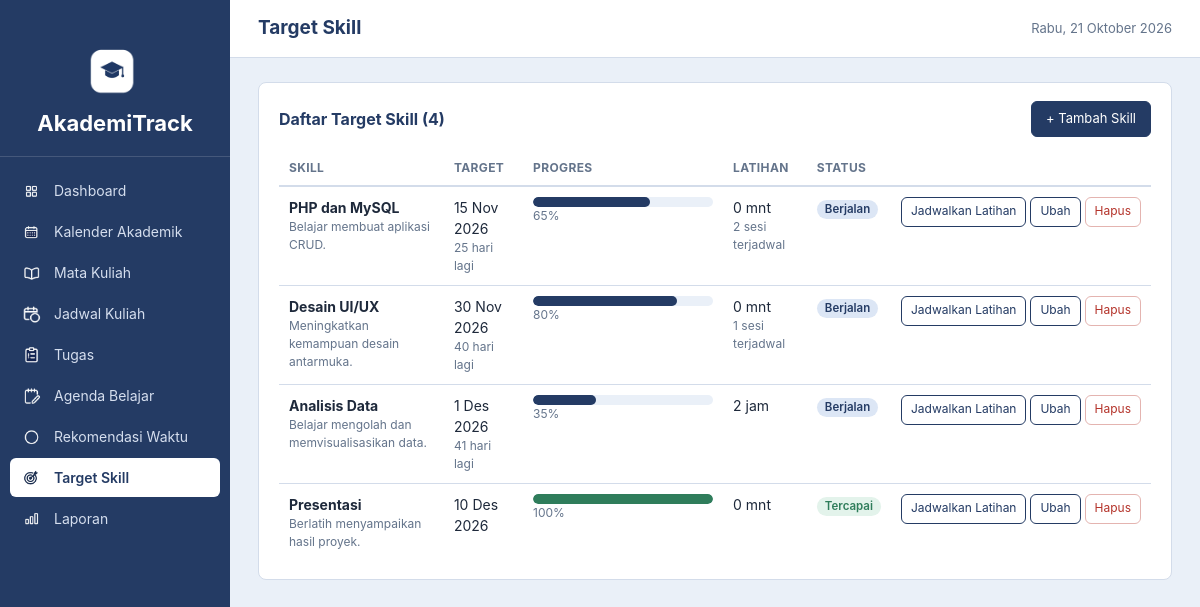
The app's page /skill.php with its own data.
### tables this page shows
CREATE TABLE `target_skill` (
  `id` int NOT NULL,
  `nama_skill` varchar(100) NOT NULL,
  `deskripsi` text,
  `target_tanggal` date DEFAULT NULL,
  `progres` tinyint UNSIGNED NOT NULL DEFAULT '0',
  `status` enum('Berjalan','Tercapai','Ditunda') NOT NULL DEFAULT 'Berjalan',
  `created_at` timestamp NULL DEFAULT CURRENT_TIMESTAMP
);

### skill.php (the view, shortened to what this page needs)
<?php
require_once __DIR__ . '/includes/init.php';
$daftar = db_all($conn, "SELECT k.*,
        (SELECT COALESCE(SUM(TIMESTAMPDIFF(MINUTE, s.waktu_mulai, s.waktu_selesai)), 0)
           FROM sesi_belajar s WHERE s.target_skill_id = k.id AND s.status = 'Selesai') AS menit_latihan,
        (SELECT COUNT(*) FROM sesi_belajar s WHERE s.target_skill_id = k.id AND s.status = 'Terjadwal' AND s.waktu_mulai >= ?) AS sesi_depan
    FROM target_skill k
    ORDER BY (k.status = 'Tercapai'), (k.target_tanggal IS NULL), k.target_tanggal ASC, k.nama_skill", 's', [date('Y-m-d H:i:s')]);
include __DIR__ . '/includes/header.php';
?>
<div class="card">
    <div class="card-header">
        <h2>Daftar Target Skill (<?= count($daftar) ?>)</h2>
        <div class="aksi"><a href="skill.php?tambah=1" class="btn">+ Tambah Skill</a></div>
    </div>
    <?php if (!$daftar): ?>
        <div class="kosong">Belum ada target skill.</div>
    <?php else: ?>
    <div class="tabel-wrap">
    <table class="data">
        <thead><tr><th>Skill</th><th>Target</th><th style="width:200px">Progres</th><th>Latihan</th><th>Status</th><th></th></tr></thead>
        <tbody>
        <?php foreach ($daftar as $k):
            $sisa = $k['target_tanggal'] ? selisih_hari(date('Y-m-d'), $k['target_tanggal']) : null; ?>
            <tr>
                <td><strong><?= e($k['nama_skill']) ?></strong>
                    <?php if ($k['deskripsi']): ?><div class="muted kecil"><?= e($k['deskripsi']) ?></div><?php endif; ?></td>
                <td><?php if ($k['target_tanggal']): ?>
                        <?= e(tanggal_indo($k['target_tanggal'])) ?>
                        <?php if ($k['status'] !== 'Tercapai'): ?><div class="kecil <?= $sisa < 0 ? '' : 'muted' ?>"><?= $sisa < 0 ? badge('Lewat ' . abs($sisa) . ' hari', 'badge-danger') : e($sisa . ' hari lagi') ?></div><?php endif; ?>
                    <?php else: ?>-<?php endif; ?></td>
                <td><div class="progress <?= $k['status'] === 'Tercapai' ? 'ok' : '' ?>"><span style="width:<?= (int)$k['progres'] ?>%"></span></div>
                    <div class="kecil muted"><?= (int)$k['progres'] ?>%</div></td>
                <td><?= e(fmt_durasi($k['menit_latihan'])) ?>
                    <?php if ((int)$k['sesi_depan'] > 0): ?><div class="muted kecil"><?= (int)$k['sesi_depan'] ?> sesi terjadwal</div><?php endif; ?></td>
                <td><?= badge_status($k['status']) ?></td>
                <td class="aksi">
                    <a class="btn btn-sekunder btn-kecil" href="sesi.php?tambah=1&amp;skill_id=<?= (int)$k['id'] ?>">Jadwalkan Latihan</a>
                    <a class="btn btn-sekunder btn-kecil" href="skill.php?edit=<?= (int)$k['id'] ?>">Ubah</a>
                    <form method="post" action="skill.php" class="inline" data-confirm="Hapus target skill ini?">
                        <button type="submit" class="btn btn-bahaya btn-kecil">Hapus</button>
                    </form>
                </td>
            </tr>
        <?php endforeach; ?>
        </tbody>
    </table>
    </div>
    <?php endif; ?>
</div>
<?php include __DIR__ . '/includes/footer.php'; ?>

### includes/functions.php (shortened to what this page needs)
<?php
function e($teks)
{
    return htmlspecialchars((string)$teks, ENT_QUOTES, 'UTF-8');
}
function db_query($conn, $sql, $types = '', $params = [])
{
    $stmt = mysqli_prepare($conn, $sql);
    if ($types !== '') {
        mysqli_stmt_bind_param($stmt, $types, ...$params);
    }
    if (!mysqli_stmt_execute($stmt)) {
        $err = mysqli_stmt_error($stmt);
        mysqli_stmt_close($stmt);
        die('Query gagal dijalankan: ' . e($err));
    }
    return $stmt;
}
function db_all($conn, $sql, $types = '', $params = [])
{
    $stmt = db_query($conn, $sql, $types, $params);
    $res = mysqli_stmt_get_result($stmt);
    $rows = $res ? mysqli_fetch_all($res, MYSQLI_ASSOC) : [];
    return $rows;
}
function tanggal_indo($tgl)
{
    $t = strtotime($tgl);
    return date('j', $t) . ' ' . BULAN_SINGKAT[(int)date('n', $t)] . ' ' . date('Y', $t);
}
function selisih_hari($a, $b)
{
    return (int)(new DateTime($a))->diff(new DateTime($b))->format('%r%a');
}
function fmt_durasi($menit)
{
    $menit = (int)$menit;
    if ($menit < 60) {
        return $menit . ' mnt';
    }
    $j = intdiv($menit, 60);
    $m = $menit % 60;
    return $m === 0 ? $j . ' jam' : $j . ' jam ' . $m . ' mnt';
}
function badge($teks, $kelas = 'badge-muted')
{
    return '<span class="badge ' . e($kelas) . '">' . e($teks) . '</span>';
}
function badge_status($status)
{
    $peta = [
        'Belum Mulai' => 'badge-muted', 'Dikerjakan' => 'badge-info', 'Selesai' => 'badge-ok',
        'Terjadwal' => 'badge-info', 'Dibatalkan' => 'badge-muted',
        'Berjalan' => 'badge-info', 'Tercapai' => 'badge-ok', 'Ditunda' => 'badge-warn',
        'Tinggi' => 'badge-danger', 'Sedang' => 'badge-warn', 'Rendah' => 'badge-muted',
    ];
    return badge($status, $peta[$status] ?? 'badge-muted');
}

### assets/css/style.css (style rules this page uses)
:root { --navy: #243B64; --navy-gelap: #1B2E4F; --putih: #FFFFFF; --latar: #EAF0F8; --abu: #64748B; --teks: #1E293B; --garis: #D3DCEA; --ok: #2F7D5B; --ok-bg: #E3F3EB; --warn: #9A6A12; --warn-bg: #FBF0D9; --danger: #B4332A; --danger-bg: #FBE6E4; --info-bg: #DCE6F5; --radius: 8px; }
* { box-sizing: border-box; }
html, body { margin: 0; padding: 0; }
body { font-family: -apple-system, BlinkMacSystemFont, "Segoe UI", Roboto, Helvetica, Arial, sans-serif; font-size: 14px; line-height: 1.5; color: var(--teks); background: var(--latar); }
a { color: var(--navy); }
h1, h2, h3 { margin: 0; color: var(--navy); }
h2 { font-size: 16px; }
.card { background: var(--putih); border: 1px solid var(--garis); border-radius: var(--radius); padding: 18px 20px; margin-bottom: 20px; }
.card-header { display: flex; align-items: center; justify-content: space-between; gap: 10px; margin-bottom: 14px; flex-wrap: wrap; }
.card-header .aksi { display: flex; gap: 8px; flex-wrap: wrap; }
.muted { color: var(--abu); }
.kecil { font-size: 12px; }
.btn { display: inline-block; padding: 7px 14px; border-radius: 6px; border: 1px solid var(--navy); background: var(--navy); color: var(--putih); font-size: 13px; cursor: pointer; text-decoration: none; font-family: inherit; }
.btn-sekunder { background: var(--putih); color: var(--navy); }
.btn-bahaya { background: var(--putih); color: var(--danger); border-color: #E4B4B0; }
.btn-kecil { padding: 3px 9px; font-size: 12px; }
form.inline { display: inline; margin: 0; }
.tabel-wrap { overflow-x: auto; }
table.data { width: 100%; border-collapse: collapse; }
table.data th { text-align: left; font-size: 12px; text-transform: uppercase; letter-spacing: .03em; color: var(--abu); padding: 8px 10px; border-bottom: 2px solid var(--garis); white-space: nowrap; }
table.data td { padding: 10px; border-bottom: 1px solid var(--garis); vertical-align: top; }
table.data tr:last-child td { border-bottom: 0; }
td.aksi { white-space: nowrap; text-align: right; }
.badge { display: inline-block; padding: 1px 8px; border-radius: 10px; font-size: 11.5px; font-weight: 600; white-space: nowrap; }
.badge-info { background: var(--info-bg); color: var(--navy); }
.badge-ok { background: var(--ok-bg); color: var(--ok); }
.btn { display: inline-flex; align-items: center; justify-content: center; min-height: 36px; box-sizing: border-box; padding: 0 14px; border: 1px solid var(--navy); border-radius: 6px; background: var(--navy); color: var(--putih); font-family: inherit; font-size: 13px; line-height: 1.2; cursor: pointer; text-decoration: none; }
.btn-kecil { min-height: 30px; padding: 0 9px; font-size: 12px; }
.progress { background: var(--latar); border-radius: 10px; height: 10px; overflow: hidden; min-width: 90px; }
.progress > span { display: block; height: 100%; background: var(--navy); border-radius: 10px; }
.progress.ok > span { background: var(--ok); }

### records on screen
target_skill: nama_skill "PHP dan MySQL", deskripsi "Belajar membuat aplikasi CRUD.", target_tanggal "15 Nov 2026", target_tanggal "25 hari lagi", progres "65", menit_latihan "0 mnt", sesi_depan "2", status "Berjalan"
target_skill: nama_skill "Desain UI/UX", deskripsi "Meningkatkan kemampuan desain antarmuka.", target_tanggal "30 Nov 2026", target_tanggal "40 hari lagi", progres "80", menit_latihan "0 mnt", sesi_depan "1", status "Berjalan"
target_skill: nama_skill "Analisis Data", deskripsi "Belajar mengolah dan memvisualisasikan data.", target_tanggal "1 Des 2026", target_tanggal "41 hari lagi", progres "35", menit_latihan "2 jam", status "Berjalan"
target_skill: nama_skill "Presentasi", deskripsi "Berlatih menyampaikan hasil proyek.", target_tanggal "10 Des 2026", progres "100", menit_latihan "0 mnt", status "Tercapai"

### other values on screen
$m[1] "Dashboard"
$m[1] "Kalender Akademik"
$m[1] "Mata Kuliah"
$m[1] "Jadwal Kuliah"
$m[1] "Tugas"
$m[1] "Agenda Belajar"
$m[1] "Rekomendasi Waktu"
$m[1] "Target Skill"
$m[1] "Laporan"
$judul_halaman "Target Skill"
count($daftar) "4"
